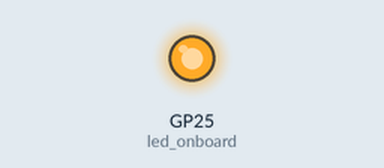
Simulated run of this program. Board: Raspberry Pi Pico running MicroPython. On the bench: output pins drawn as LEDs (lit = HIGH).

Above: at 1.0 s.
At 3.0 s:
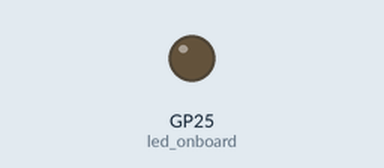
Timing chart, 0 to 5.2 s (numbered marks = the images above):
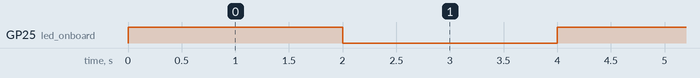

Measured:
- by itself, GP25 (led_onboard): alternates HIGH for 2.0 s and LOW for 2.0 s

The program:

helloLED.py
```python
# This code makes OnBoard LED to blink endlessy

import machine
import utime

led_onboard = machine.Pin(25, machine.Pin.OUT)
while True:
    led_onboard.value(1)
    utime.sleep(2)
    led_onboard.value(0)
    utime.sleep(2)
```
